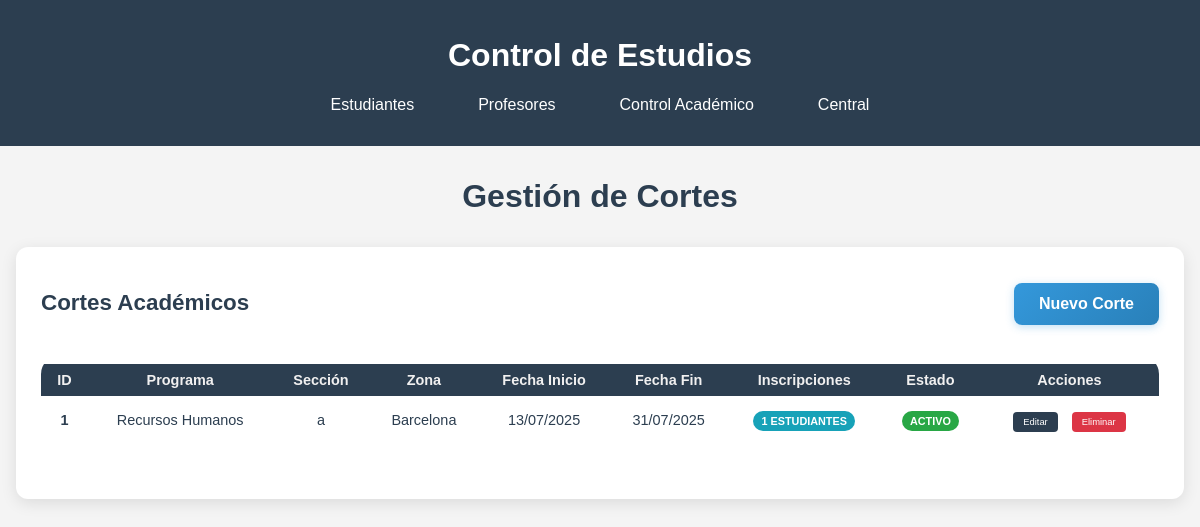
Before: /control_academico/cortes with the older database file.
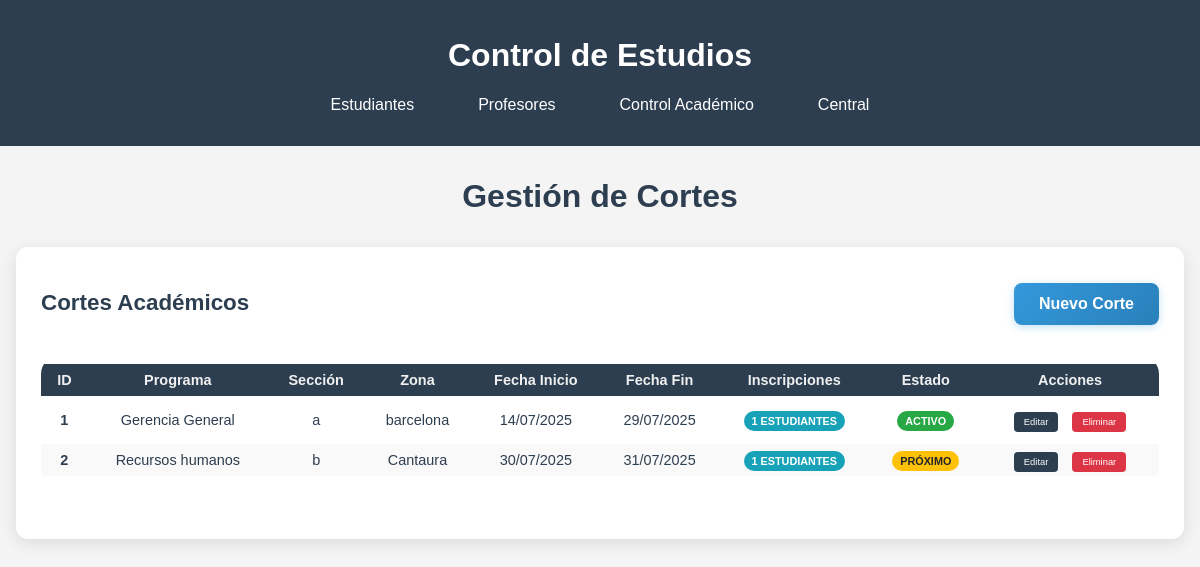
After: the same page with the newer database file.
### modulos/control_academico/models.py (models this page shows, shortened)
class Corte(db.Model):
    __tablename__ = 'cortes'
    id = db.Column(db.Integer, primary_key=True)
    programa_id = db.Column(db.Integer, db.ForeignKey('programas.id'), nullable=False)
    seccion = db.Column(db.String(20), nullable=False)
    zona = db.Column(db.String(50), nullable=False)
    fecha_inicio = db.Column(db.Date, nullable=False)
    fecha_fin = db.Column(db.Date, nullable=False)
    programa = db.relationship('Programa', back_populates='cortes')
    inscripciones = db.relationship('Inscripcion', back_populates='corte')
    asignaciones = db.relationship('AsignacionMateria', back_populates='corte')

class Programa(db.Model):
    __tablename__ = 'programas'
    id = db.Column(db.Integer, primary_key=True)
    nombre = db.Column(db.String(100), nullable=False)
    carrera_id = db.Column(db.Integer, db.ForeignKey('carreras.id'), nullable=False)
    carrera = db.relationship('Carrera', back_populates='programas')
    materias = db.relationship('Materia', back_populates='programa')
    cortes = db.relationship('Corte', back_populates='programa')

### modulos/control_academico/routes.py (the view)
@bp.route('/cortes')
def listar_cortes():
    from datetime import date
    cortes = Corte.query.all()
    programas = Programa.query.all()
    fecha_actual = date.today()
    return render_template('control_academico/cortes.html',
                         cortes=cortes, programas=programas, fecha_actual=fecha_actual)

### modulos/control_academico/templates/control_academico/cortes.html (shortened to what this page needs)
{% extends "central/base.html" %}
{% block content %}
<div class="welcome-container">
    <h1 class="titulo-estudiantes">Gestión de Cortes</h1>
    <div class="tabla-estudiantes-contenedor">
        <div style="display: flex; justify-content: space-between; align-items: center; margin-bottom: 20px;">
            <h2>Cortes Académicos</h2>
            <a href="{{ url_for('control_academico.crear_corte') }}" class="btn-academico">Nuevo Corte</a>
        </div>
        {% if cortes %}
            <table class="tabla-estudiantes">
                <thead>
                    <tr>
                        <th>ID</th>
                        <th>Programa</th>
                        <th>Sección</th>
                        <th>Zona</th>
                        <th>Fecha Inicio</th>
                        <th>Fecha Fin</th>
                        <th>Inscripciones</th>
                        <th>Estado</th>
                        <th>Acciones</th>
                    </tr>
                </thead>
                <tbody>
                    {% for corte in cortes %}
                    <tr>
                        <td><strong>{{ corte.id }}</strong></td>
                        <td>{{ corte.programa.nombre }}</td>
                        <td>{{ corte.seccion }}</td>
                        <td>{{ corte.zona }}</td>
                        <td>{{ corte.fecha_inicio.strftime('%d/%m/%Y') }}</td>
                        <td>{{ corte.fecha_fin.strftime('%d/%m/%Y') }}</td>
                        <td>
                            <span class="badge badge-info">{{ corte.inscripciones|length }} estudiantes</span>
                        </td>
                        <td>
                            {% if corte.fecha_inicio <= fecha_actual <= corte.fecha_fin %}
                                <span class="badge badge-success">Activo</span>
                            {% elif fecha_actual < corte.fecha_inicio %}
                                <span class="badge badge-warning">Próximo</span>
                            {% else %}
                                <span class="badge badge-secondary">Finalizado</span>
                            {% endif %}
                        </td>
                        <td>
                            <a href="{{ url_for('control_academico.editar_corte', id=corte.id) }}"
                               class="btn-accion editar">Editar</a>
                            <a href="{{ url_for('control_academico.eliminar_corte', id=corte.id) }}"
                               class="btn-accion eliminar"
                               onclick="return confirm('¿Estás seguro de que quieres eliminar este corte?')">Eliminar</a>
                        </td>
                    </tr>
                    {% endfor %}
                </tbody>
            </table>
        {% else %}
            <div style="text-align: center; padding: 40px;">
                <p class="text-muted">No hay cortes registrados.</p>
                <p>Comience creando un nuevo corte usando el botón de arriba.</p>
            </div>
        {% endif %}
    </div>
</div>
{% endblock %}

Changed rows visible on the page:
changed Corte id 1: programa.nombre "Recursos Humanos" → "Gerencia General"; zona "Barcelona" → "barcelona"; fecha_inicio "13/07/2025" → "14/07/2025"; fecha_fin "31/07/2025" → "29/07/2025"
added Corte: id "2", programa.nombre "Recursos humanos", seccion "b", zona "Cantaura", fecha_inicio "30/07/2025", fecha_fin "31/07/2025", inscripciones|length "1", shows "PRÓXIMO"
